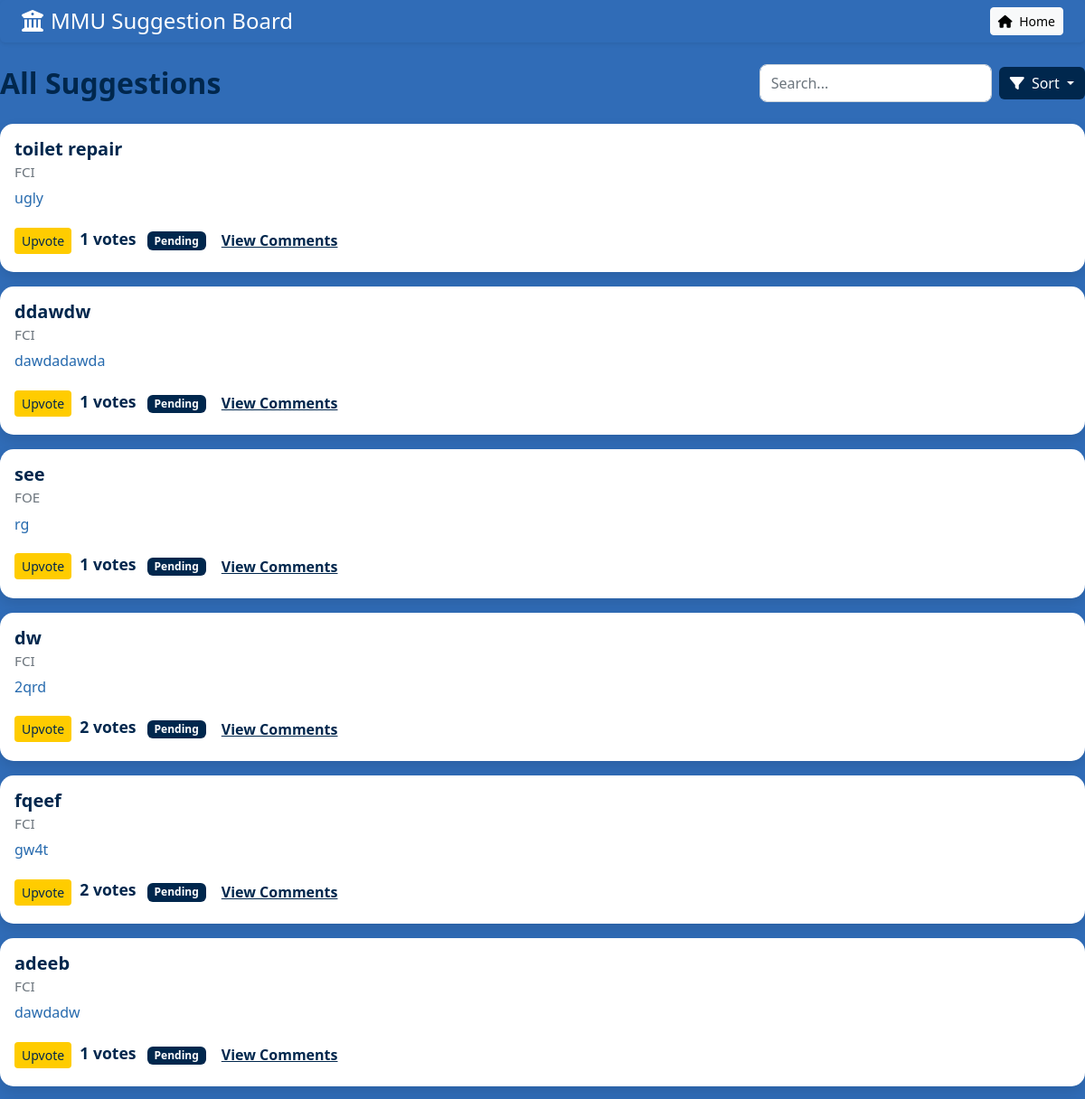
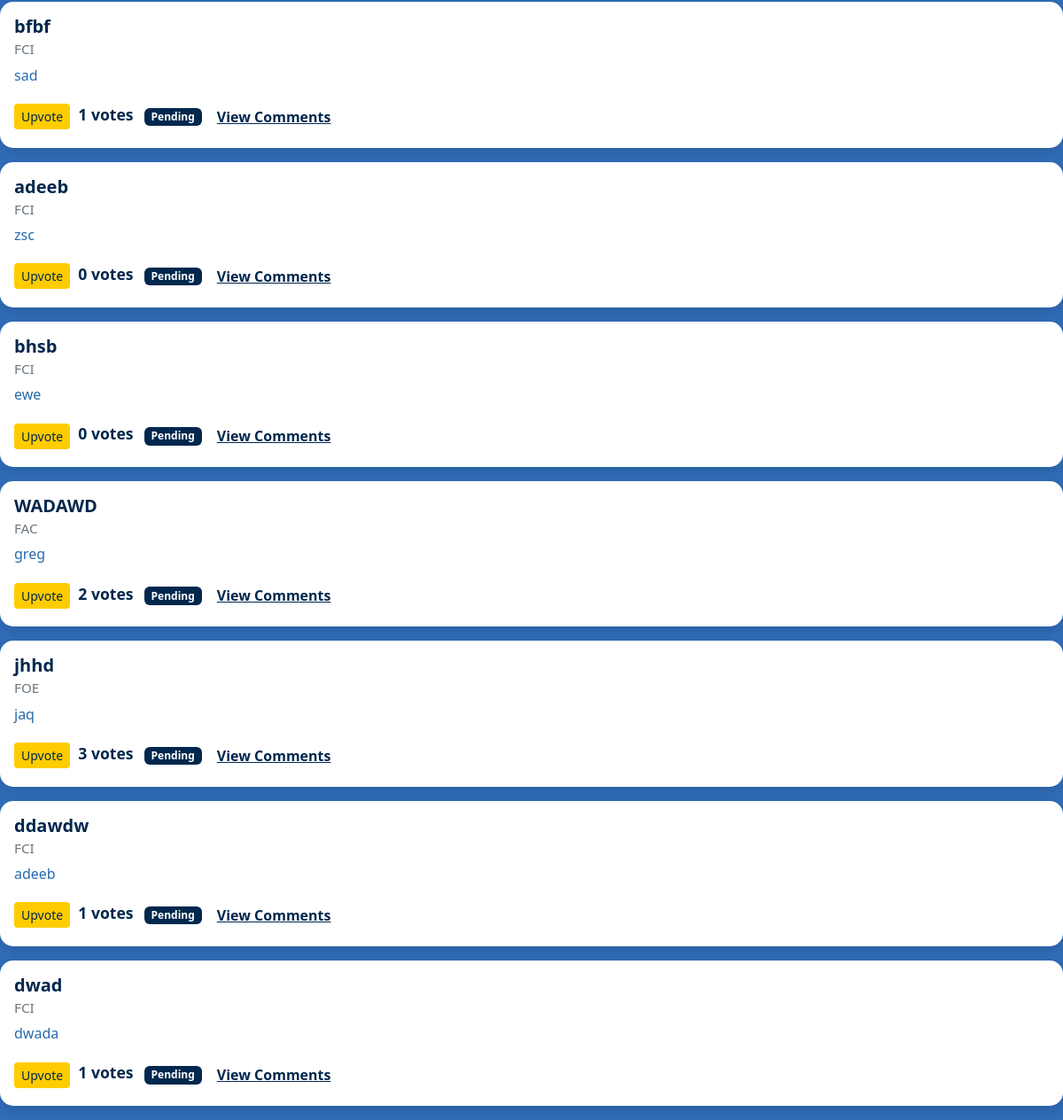
/suggestions (signed in), run on the app's committed database (2 pictures, top to bottom).
### app.py (models this page shows)
class Suggestion(db.Model):
    id = db.Column(db.Integer, primary_key=True)
    suggestion = db.Column(db.String(300), nullable=False)
    faculty = db.Column(db.String(100), nullable=False)
    reason = db.Column(db.Text, nullable=False)
    status = db.Column(db.String(50), default='Pending')
    votes = db.Column(db.Integer, default=0)
    timestamp = db.Column(db.DateTime, default=datetime.utcnow)
    user_id = db.Column(db.Integer, db.ForeignKey('user.id'), nullable=False)
    user = db.relationship('User', back_populates='suggestions')
    comments = db.relationship('Comment', back_populates='suggestion', cascade='all, delete-orphan')
    vote_records = db.relationship('Vote', back_populates='suggestion', cascade='all, delete-orphan')

### app.py (the view)
    @app.route('/suggestions')
    @login_required
    def suggestions():
        posts = Suggestion.query.order_by(Suggestion.timestamp.desc()).all()
        return render_template('suggestionreview.html', posts=posts)

### templates/suggestionreview.html (shortened to what this page needs)
<!DOCTYPE html>
<html lang="en">
<head>
  <link rel="stylesheet" href="https://cdn.jsdelivr.net/npm/bootstrap@5.2.2/dist/css/bootstrap.min.css" />
  <link rel="stylesheet" href="https://cdnjs.cloudflare.com/ajax/libs/font-awesome/6.4.2/css/all.min.css" />
</head>
<body>
  <header class="header-custom-dark-blue text-white py-2 px-4 mb-4 rounded shadow-sm d-flex justify-content-between align-items-center">
    <h4 class="mb-0"><i class="fas fa-university me-2"></i>MMU Suggestion Board</h4>
    <button type="button" class="btn btn-light btn-sm" onclick="window.location.href='/'">
      <i class="fas fa-home me-1"></i> Home
    </button>
  </header>
  <div class="d-flex justify-content-between align-items-center mb-4 flex-wrap gap-2">
    <h2 class="mb-0">All Suggestions</h2>
    <div class="d-flex align-items-center gap-2">
      <input type="text" id="searchInput" class="form-control" placeholder="Search..." onkeyup="filterSuggestions()" />
      <div class="dropdown">
        <button class="btn btn-primary dropdown-toggle" type="button" id="SortDropdown" data-bs-toggle="dropdown" aria-expanded="false">
          <i class="fas fa-filter me-1"></i> Sort
        </button>
      </div>
    </div>
  </div>
  <div id="posts">
    {% for post in posts %}
    <div class="card mb-3 suggestion-card"
      data-id="{{ post.id }}"
      data-votes="{{ post.votes }}"
      data-search="{{ post.suggestion }} {{ post.faculty }} {{ post.reason }}">
      <div class="card-body">
        <h5 class="card-title">{{ post.suggestion }}</h5>
        <h6 class="card-subtitle mb-2 text-muted">{{ post.faculty }}</h6>
        <p>{{ post.reason }}</p>
        <button class="btn btn-sm btn-success" data-id="{{ post.id }}" onclick="upvote(this)">Upvote</button>
        <span id="votes-{{ post.id }}" class="vote-count-display">{{ post.votes }} votes</span>
        <span class="badge bg-secondary ms-2">{{ post.status or 'Pending ⏳' }}</span>
        <button class="btn btn-link" onclick="toggleCard(this)">View Comments</button>
      </div>
    </div>
    {% endfor %}
  </div>
</body>
</html>

### templates/suggestionreview.html (style rules this page uses)
body { background-color: #306cb7; font-family: 'Segoe UI', Tahoma, Geneva, Verdana, sans-serif; color: #266aae; }
.vote-count-display { color: #00274d; font-weight: bold; font-size: 1.1em; margin-left: 5px; }
h2 { font-weight: bold; color: #00274d; }
.card { border-radius: 15px; box-shadow: 0 6px 14px rgba(0, 0, 0, 0.1); border: none; transition: transform 0.3s ease, box-shadow 0.3s ease; background-color: #ffffff; }
.card-title { color: #00274d; font-size: 1.25rem; font-weight: 600; }
.card-subtitle { color: #6c757d; font-size: 0.95rem; }
.btn-success { background-color: #ffcc00; color: #00274d; border: none; }
.btn-primary { background-color: #00274d; border: none; }
.badge.bg-secondary { background-color: #00274d !important; }
.btn-link { color: #00274d; font-weight: 600; }
#searchInput { border-radius: 8px; border: 1px solid #ced4da; padding: 8px 12px; }

### data on the page
Suggestion: suggestion "toilet repair", faculty "FCI", reason "ugly", votes "1", status "Pending"
Suggestion: suggestion "ddawdw", faculty "FCI", reason "dawdadawda", votes "1", status "Pending"
Suggestion: suggestion "see", faculty "FOE", reason "rg", votes "1", status "Pending"
Suggestion: suggestion "dw", faculty "FCI", reason "2qrd", votes "2", status "Pending"
Suggestion: suggestion "fqeef", faculty "FCI", reason "gw4t", votes "2", status "Pending"
Suggestion: suggestion "adeeb", faculty "FCI", reason "dawdadw", votes "1", status "Pending"
Suggestion: suggestion "bfbf", faculty "FCI", reason "sad", votes "1", status "Pending"
Suggestion: suggestion "adeeb", faculty "FCI", reason "zsc", votes "0", status "Pending"
Suggestion: suggestion "bhsb", faculty "FCI", reason "ewe", votes "0", status "Pending"
Suggestion: suggestion "WADAWD", faculty "FAC", reason "greg", votes "2", status "Pending"
Suggestion: suggestion "jhhd", faculty "FOE", reason "jaq", votes "3", status "Pending"
Suggestion: suggestion "ddawdw", faculty "FCI", reason "adeeb", votes "1", status "Pending"
Suggestion: suggestion "dwad", faculty "FCI", reason "dwada", votes "1", status "Pending"
